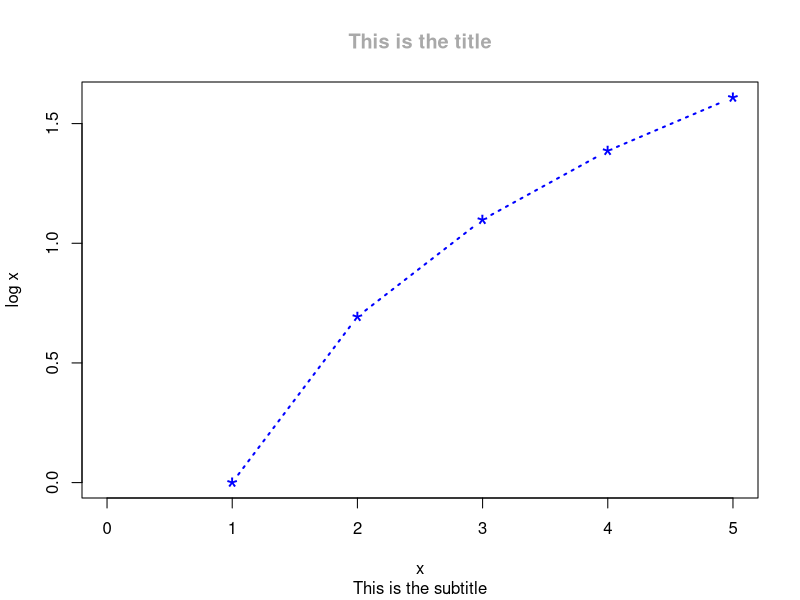
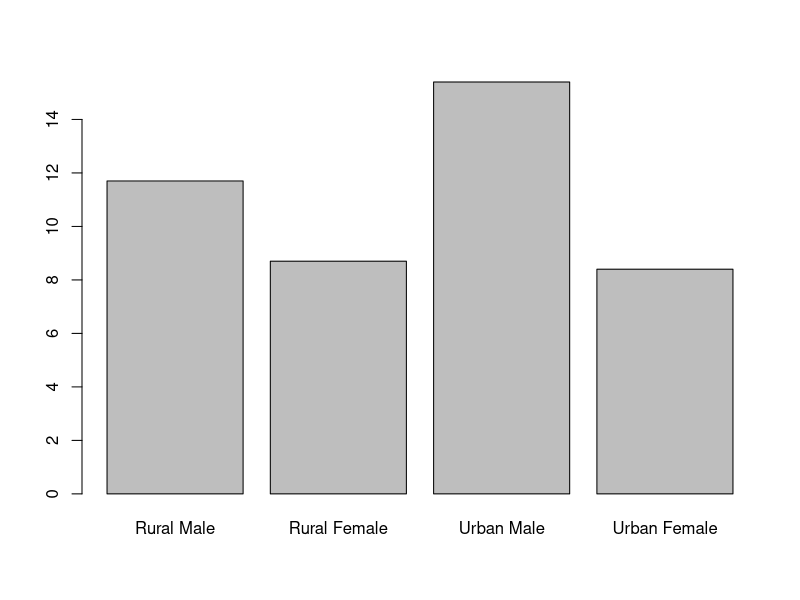
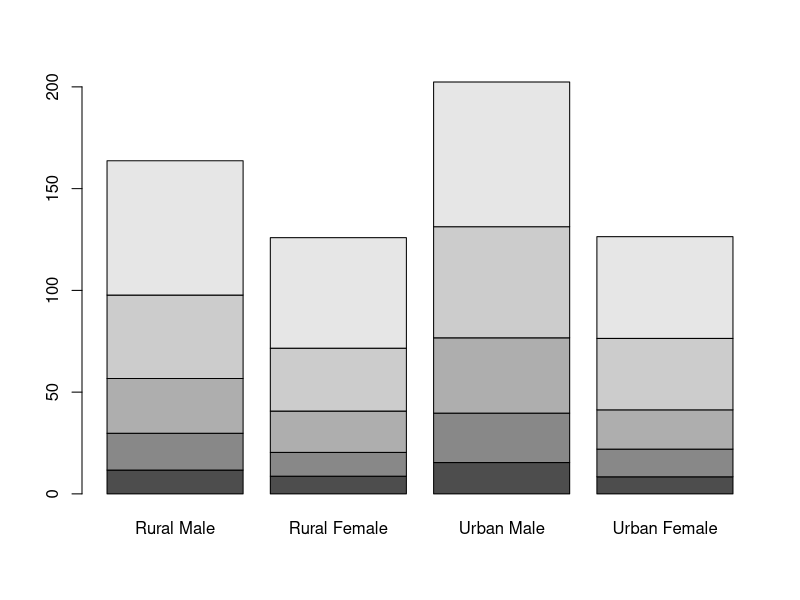
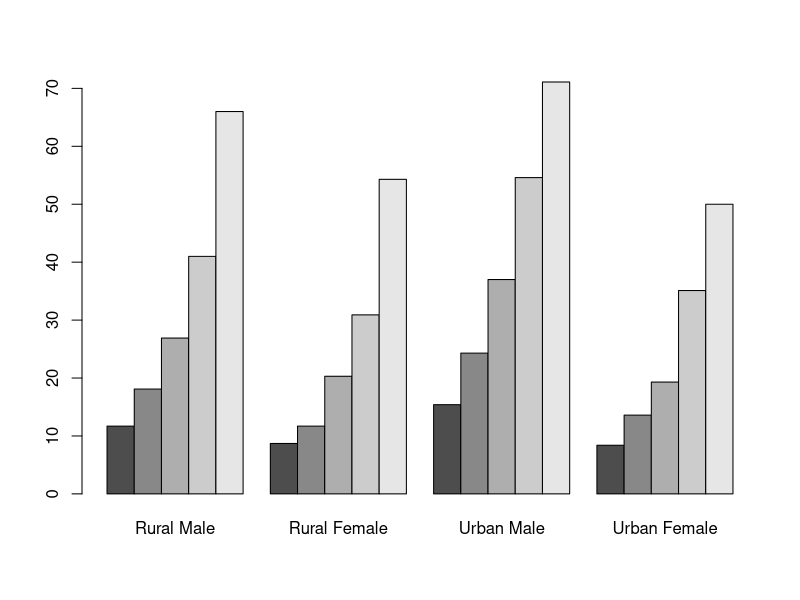
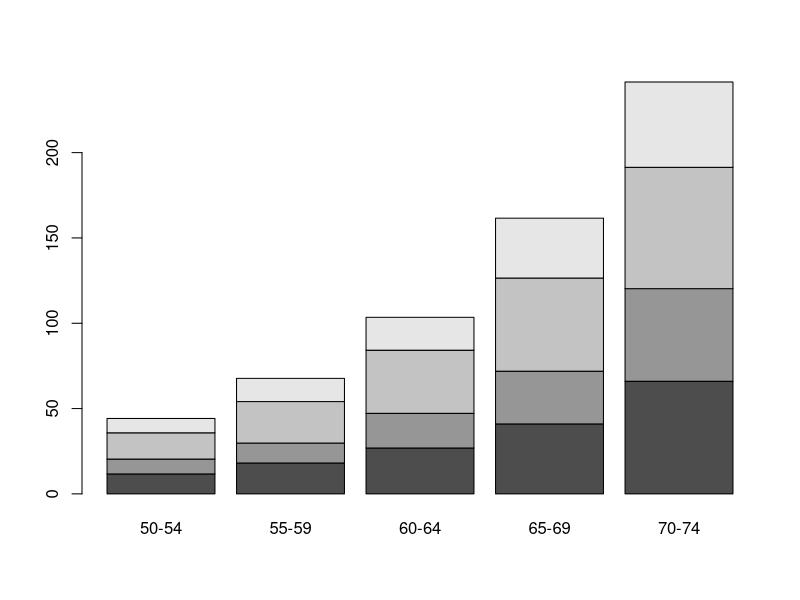
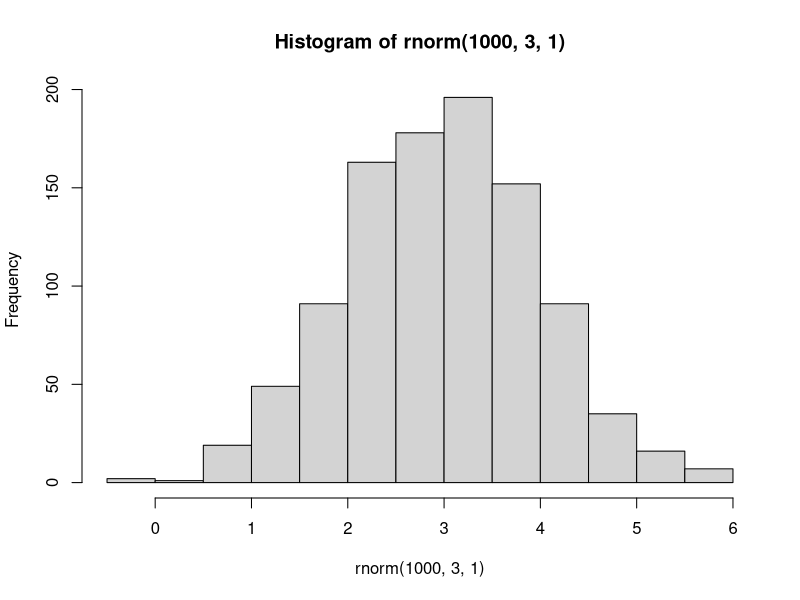
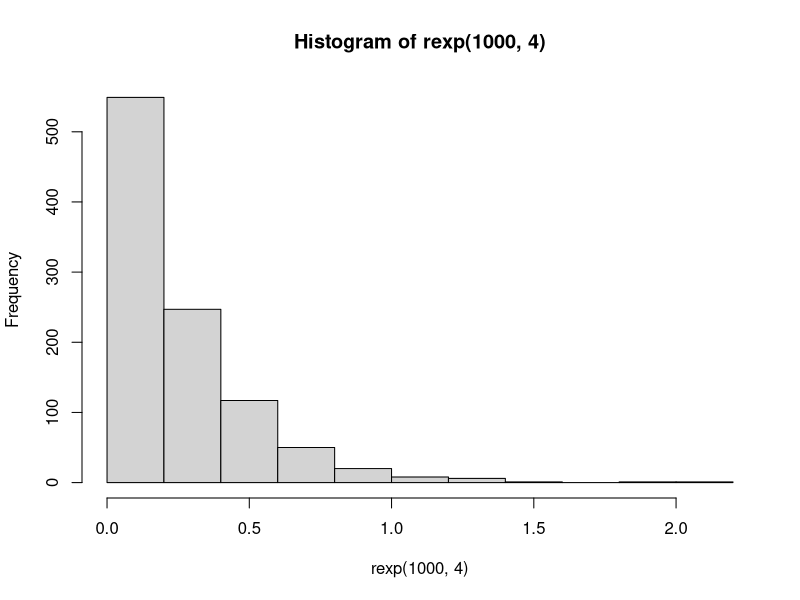
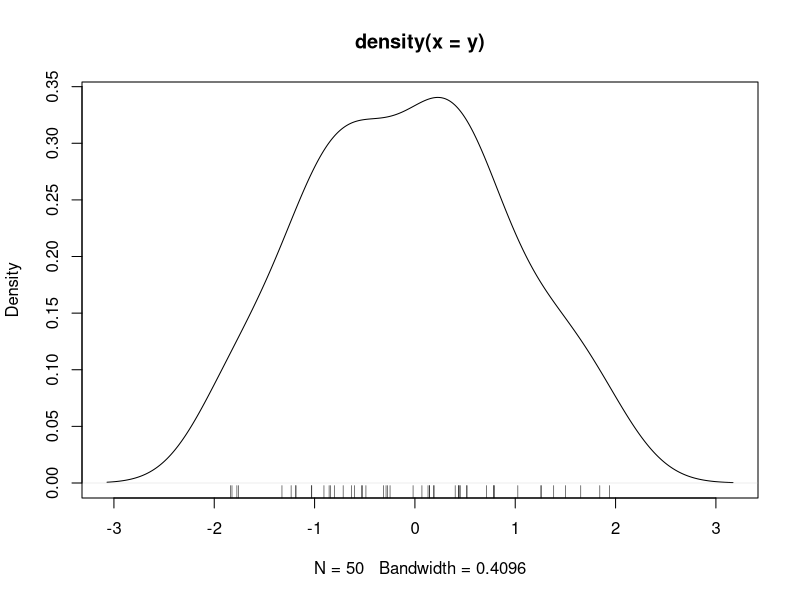

Write the R code that produced these figures, in order.
## ---- chunk 1
xvalues <- -5:5
subset <- 0:5
quadx <- log(subset)
plot(subset, quadx, type = "b", main = 'This is the title', sub = 'This is the subtitle', xlab = 'x', ylab = 'log x', col.main="dark grey", col="blue",lty=3,pch="*",lwd=2,cex=2)
# 'p' for points; 'l' for line
# 'b' for both points and line
# 'h' vertical lines from the x-axis to the points 
# 'n' only plot the axes
## ---- chunk 2
data(VADeaths)
#help(VADeaths)
VADeaths[1,]
barplot(VADeaths[1,])
print(VADeaths)
barplot(VADeaths)
barplot(VADeaths,beside=TRUE)
t(VADeaths)
barplot(t(VADeaths))
  
## ---- chunk 3
hist(rnorm(1000,3,1))
hist(rexp(1000,4))

y <- rnorm(50)
plot(density(y))
rug(y)
# a compact visualisation designed to supplement a 2d display with the two 1d marginal distributions.
## ---- chunk 4
data(OrchardSprays)
#help(OrchardSprays)
boxplot(decrease ~ treatment, data = OrchardSprays, log = 'y', col = 'lightblue', notch = TRUE)
boxplot(decrease ~ treatment, data = OrchardSprays, horizontal=TRUE)
boxplot(decrease ~ treatment, data = OrchardSprays, log = "y", col="bisque")
## ---- chunk 5
qqnorm(OrchardSprays$decrease)
qqnorm(log(OrchardSprays$decrease))
# normal is not good ?

# check whether exponential is good
lambda <- 1 / mean(OrchardSprays$decrease)
n <- length(OrchardSprays$decrease)
prob.grid <- ppoints(n)
qqplot(qexp(prob.grid,rate=lambda), OrchardSprays$decrease)

## ---- chunk 6
data(USArrests)
#help("USArrests")
matplot(USArrests, type = "l")

## ---- chunk 7
pairs(USArrests) # waste diagonal space

library(car)
scatterplotMatrix(USArrests, diagonal="density")

## ---- chunk 8
data(iris)
names(iris)
plot(iris$Sepal.Length, iris$Petal.Length)
coplot(Petal.Length ~ Sepal.Length | Species,data=iris)
## ---- chunk 9
data(swiss)
names(swiss)
coplot(Fertility ~ Education | Agriculture, data=swiss, overlap=0)
coplot(Fertility ~ Education | Agriculture, data=swiss, overlap=0.5)
coplot(Fertility ~ Education | Agriculture, data=swiss, overlap=0.5,
panel=panel.smooth)

## ---- chunk 10
class(OrchardSprays)
plot(OrchardSprays)
data(state)
class(state.division)
plot(state.division)
xvalues <- -5:5
quadx <- xvalues^2
plot.default(xvalues,quadx)
## ---- chunk 11
library(ggplot2)
library(MASS)
summary(Animals)

myscatterplot = ggplot(data = Animals, aes(x = log(body), y = log(brain)))
myscatterplot = myscatterplot + geom_point() + geom_smooth(method = "lm") # add 'beset fit' line with corresponding CI

myscatterplot = myscatterplot +
ggtitle("log(brain weight) vs log(body weight)", subtitle="From animals dataset") +
xlab("log(body weight) (log(kg))") + ylab("log(brain weight) (log(g))")
plot(myscatterplot)


## ---- chunk 12
data(iris)
summary(iris)
## ---- chunk 13
myplot <- ggplot(data=iris, aes(x = Sepal.Length, y = Sepal.Width))
myplot = myplot + geom_point(aes(color=Species, shape=Species)) +
xlab("Sepal Length (cm)") + ylab("Sepal Width (cm)") + ggtitle("Sepal Length-Width")
plot(myplot)
## ---- chunk 14
alpha <- qt(1-0.05/2, df = 16)
beta <- qt(1- 0.1, df = 16)

2*(alpha + beta)^2 * 16^2/15^2
